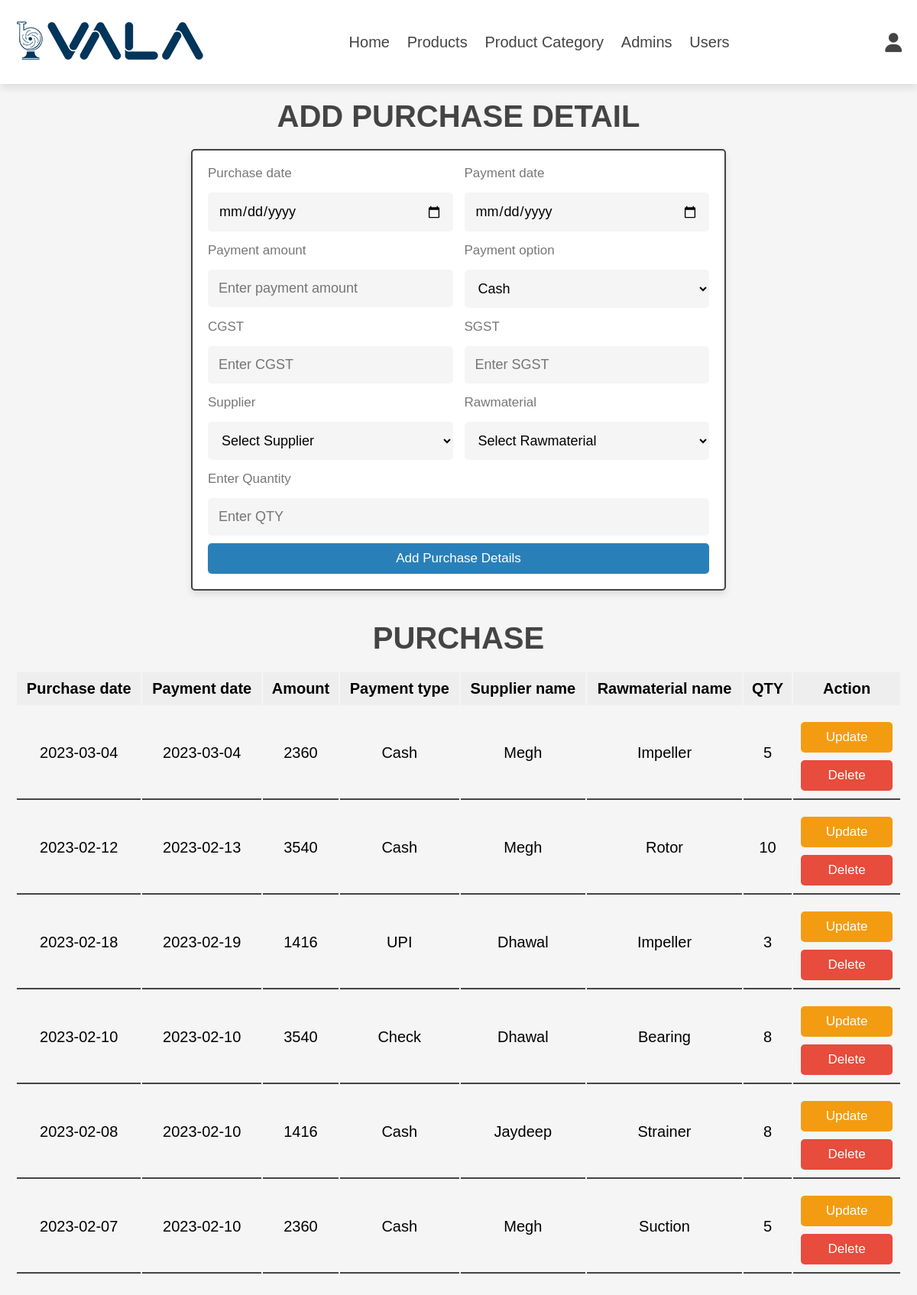
/purchase.php (signed in), run on the app's committed database.
### tables this page shows
CREATE TABLE `purchase_details` (
  `purchase_purchase_id` int(11) NOT NULL,
  `rawmaterial_rawmaterial_id` int(11) NOT NULL,
  `QTY` int(11) NOT NULL
);

CREATE TABLE `purchase` (
  `purchase_id` int(11) NOT NULL,
  `purchase_date` date NOT NULL,
  `total_amt` float NOT NULL,
  `payment_date` date NOT NULL,
  `payment_amt` float NOT NULL,
  `payment_type` varchar(10) NOT NULL,
  `CGST` varchar(5) NOT NULL,
  `SGST` varchar(5) NOT NULL,
  `supplier_id` int(11) NOT NULL
);

CREATE TABLE `supplier` (
  `supplier_id` int(11) NOT NULL,
  `supplier_name` varchar(30) NOT NULL,
  `contact_no` varchar(11) NOT NULL,
  `email` varchar(30) DEFAULT NULL,
  `address` varchar(100) DEFAULT NULL,
  `GSTIN_no` varchar(15) NOT NULL,
  `area_id` int(11) NOT NULL
);

CREATE TABLE `rawmaterial` (
  `rawmaterial_id` int(11) NOT NULL,
  `rawmaterial_name` varchar(30) NOT NULL
);

### purchase.php (the view, shortened to what this page needs)
<?php
include 'admin_header.php';
include 'config.php';
?>
<!DOCTYPE html>
<html lang="en">
<head>
   <link rel="stylesheet" href="https://cdnjs.cloudflare.com/ajax/libs/font-awesome/6.1.1/css/all.min.css">
   <link rel="stylesheet" href="css/admin_style.css">
</head>
<body>
<section class="add-products">
   <h1 class="heading">add purchase detail</h1>
   <form action="" method="post" enctype="multipart/form-data">
      <div class="flex">
      <div class="inputBox">
            <span>Purchase date</span>
            <input type="date" class="box" placeholder="Select purchase date" name="pudate" required>
         </div>
         <div class="inputBox">
            <span>Payment date</span>
            <input type="date" class="box" placeholder="Select payment date" name="pdate" required>
         </div>
         <div class="inputBox">
            <span>Payment amount</span>
            <input type="text" class="box" required  placeholder="Enter payment amount" name="pamt">
         </div>
         <div class="inputBox">
            <span>Payment option</span>
            <select class="box" required name="popt" required>
               <option selected>Cash</option>
            </select>
         </div>
         <div class="inputBox">
            <span>CGST</span>
            <input type="text" class="box" required maxlength="1" placeholder="Enter CGST" required pattern="[0-9]{1}" oninvalid="this.setCustomValidity('Please enter valid CGST amount.')" name="cgst">
         </div>
         <div class="inputBox">
            <span>SGST</span>
            <input type="text" class="box" required maxlength="1" placeholder="Enter SGST" required pattern="[0-9]{1}" oninvalid="this.setCustomValidity('Please enter valid SGST amount.')" name="sgst">
         </div>
         <div class="inputBox">
            <span>Supplier</span>
            <select name="supplier_id" id="" class="box" required>
               <option value="">Select Supplier</option>
            </select>
         </div>
         <div class="inputBox">
            <span>Rawmaterial</span>
            <select name="rawmaterial_id" id="" class="box" required>
               <option value="">Select Rawmaterial</option>
            </select>
         </div>
         <div class="inputBox">
            <span>Enter Quantity</span>
            <input type="number" class="box" required maxlength="15" placeholder="Enter QTY" name="qty" min="1">
         </div>
      </div>
      <input type="submit" value="add purchase details" class="btn" name="add_purchase">
   </form>
</section>
<section class="show-products">
   <h1 class="heading">Purchase</h1>
   <div class="product-display">
<?php
   $select = mysqli_query($conn,"SELECT pd.*,p.*,s.*,r.* FROM purchase_details pd,purchase p,supplier s,rawmaterial r WHERE pd.purchase_purchase_id=p.purchase_id AND pd.rawmaterial_rawmaterial_id=r.rawmaterial_id AND p.supplier_id=s.supplier_id ORDER BY purchase_id DESC");
?>
   <table class="product-display-table">
      <thead>
         <tr>
            <th>Purchase date</th>
            <th>Payment date</th>
            <th>Amount</th>
            <th>Payment type</th>
            <th>Supplier name</th>
            <th>Rawmaterial name</th>
            <th>QTY</th>
            <th>Action</th>
         </tr>
      </thead>
      <?php
         $num = mysqli_num_rows($select);
         if($num>0){
         while($row = mysqli_fetch_assoc($select)){
      ?>
         <tr>
            <td><?php echo $row['purchase_date']; ?></td>
            <td><?php echo $row['payment_date']; ?></td>
            <td><?php echo $row['total_amt']; ?></td>
            <td><?php echo $row['payment_type']; ?></td>
            <td><?php echo $row['supplier_name']; ?></td>
            <td><?php echo $row['rawmaterial_name']; ?></td>
            <td><?php echo $row['QTY']; ?></td>
            <td>
               <a href="update_purchase.php?update=<?php echo $row['purchase_id']; ?>" class="option-btn">update</a>
               <a href="purchase.php?delete=<?php echo $row['purchase_id'];  ?>" class="delete-btn" onclick="return confirm('Delete this purchase detail?');">delete</a>
               </td>
               </tr>
            <?php
         }
      }else{
         echo '<p class="empty">No purchase detail available!</p>';
      }
   ?>
   </div>
</section>
</body>
</html>

### css/admin_style.css (style rules this page uses)
:root { --main-color:#2980b9; --orange:#f39c12; --red:#e74c3c; --black:#444; --white:#fff; --light-color:#777; --light-bg:#f5f5f5; --border:.2rem solid var(--black); --box-shadow:0 .5rem 1rem rgba(0,0,0,.1); --bg-color:#eee; }
* { font-family: 'Nunito', sans-serif; margin:0; padding:0; box-sizing: border-box; outline: none; border:none; text-decoration: none; }
html { font-size: 62.5%; overflow-x: hidden; }
body { background-color: var(--light-bg); }
section { padding:2rem; max-width: 1200px; margin:0 auto; }
.heading { font-size: 4rem; color:var(--black); margin-bottom: 2rem; text-align: center; text-transform: uppercase; }
.btn, .delete-btn, .option-btn { display: block; width: 100%; margin-top: 1rem; border-radius: .5rem; padding:1rem 3rem; font-size: 1.7rem; text-transform: capitalize; color:var(--white); cursor: pointer; text-align: center; }
.btn { background-color: var(--main-color); }
.option-btn { background-color: var(--orange); }
.delete-btn { background-color: var(--red); }
.add-products form { max-width: 70rem; margin: 0 auto; background-color: var(--white); box-shadow: var(--box-shadow); border:var(--border); border-radius: .5rem; padding:2rem; }
.add-products form .flex { display: flex; gap:1.5rem; flex-wrap: wrap; }
.add-products form .flex .inputBox { flex:1 1 25rem; }
.add-products form span { font-size:1.7rem; color:var(--light-color); }
.add-products form .box { font-size: 1.8rem; background-color: var(--light-bg); border-radius: .5rem; padding:1.4rem; width: 100%; margin-top: 1.5rem; }
.product-display { margin:2rem 0; }
.product-display .product-display-table { width: 100%; text-align: center; }
.product-display .product-display-table thead { background: var(--bg-color); }
.product-display .product-display-table th { padding:1rem; font-size: 2rem; }
.product-display .product-display-table td { padding:1rem; font-size: 2rem; border-bottom: var(--border); }

### data on the page
purchase_details: purchase_purchase.purchase_date "2023-03-04", purchase_purchase.payment_date "2023-03-04", purchase_purchase.total_amt "2360", purchase_purchase.payment_type "Cash", supplier.supplier_name "Megh", rawmaterial_rawmaterial.rawmaterial_name "Impeller", QTY "5"
purchase_details: purchase_purchase.purchase_date "2023-02-12", purchase_purchase.payment_date "2023-02-13", purchase_purchase.total_amt "3540", purchase_purchase.payment_type "Cash", supplier.supplier_name "Megh", rawmaterial_rawmaterial.rawmaterial_name "Rotor", QTY "10"
purchase_details: purchase_purchase.purchase_date "2023-02-18", purchase_purchase.payment_date "2023-02-19", purchase_purchase.total_amt "1416", purchase_purchase.payment_type "UPI", supplier.supplier_name "Dhawal", rawmaterial_rawmaterial.rawmaterial_name "Impeller", QTY "3"
purchase_details: purchase_purchase.purchase_date "2023-02-10", purchase_purchase.payment_date "2023-02-10", purchase_purchase.total_amt "3540", purchase_purchase.payment_type "Check", supplier.supplier_name "Dhawal", rawmaterial_rawmaterial.rawmaterial_name "Bearing", QTY "8"
purchase_details: purchase_purchase.purchase_date "2023-02-08", purchase_purchase.payment_date "2023-02-10", purchase_purchase.total_amt "1416", purchase_purchase.payment_type "Cash", supplier.supplier_name "Jaydeep", rawmaterial_rawmaterial.rawmaterial_name "Strainer", QTY "8"
purchase_details: purchase_purchase.purchase_date "2023-02-07", purchase_purchase.payment_date "2023-02-10", purchase_purchase.total_amt "2360", purchase_purchase.payment_type "Cash", supplier.supplier_name "Megh", rawmaterial_rawmaterial.rawmaterial_name "Suction", QTY "5"
